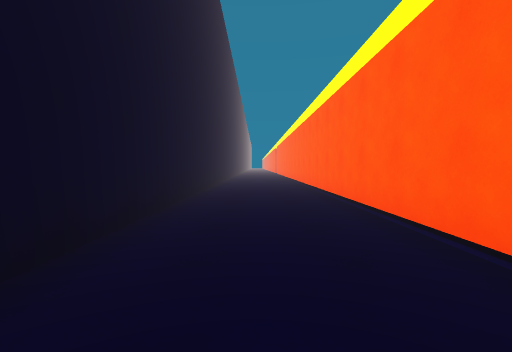
view 1 (above)

16 first-person views from a walk through a 3-D level made in the Unity game engine. The camera is 1.2 m above the floor, tilts 2° down and sees 85° across. The floor is counted in squares, 2 m on a side. Each view is taken from the middle of a square. On the plan, view 1 faces up. The plan holds only what a view shows up to about 9 squares ahead; the rest is blank. The place goes on beyond the plan. The player character is not drawn.

view 2
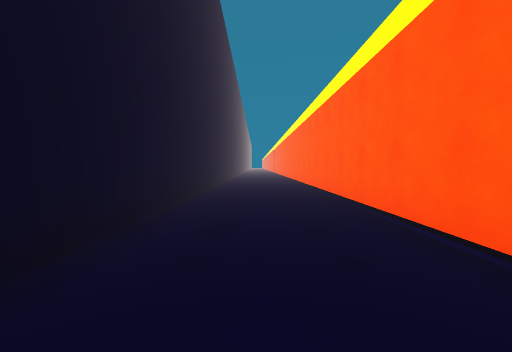

view 3
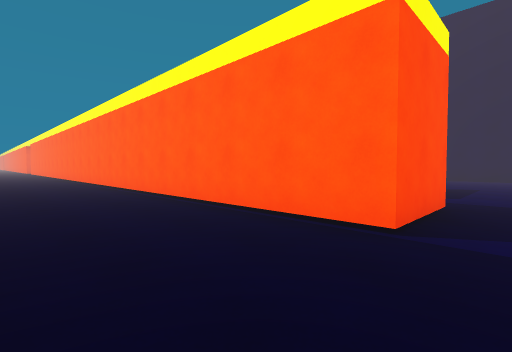

view 4
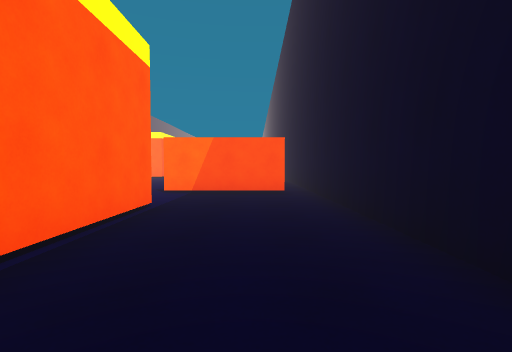

view 5
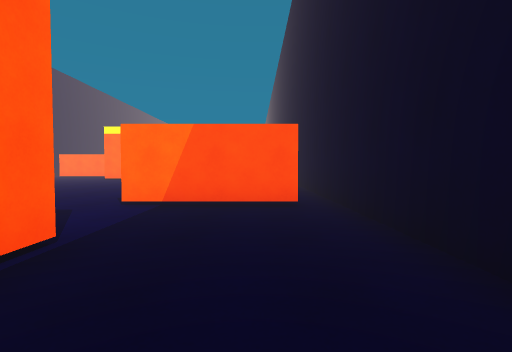

view 6
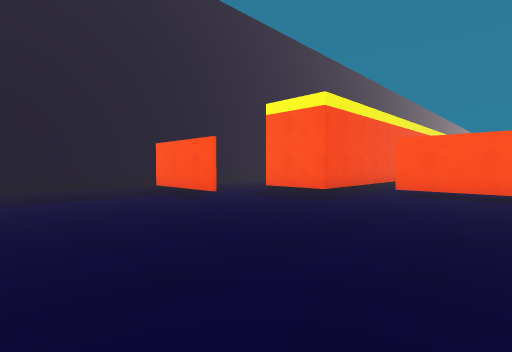

view 7
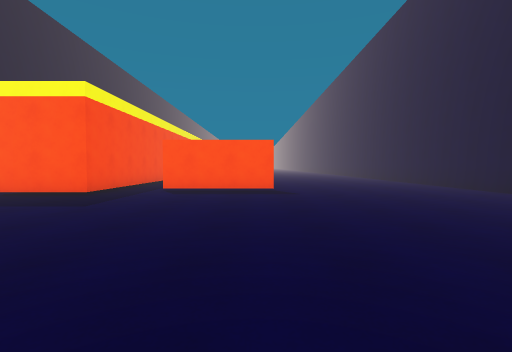

view 8
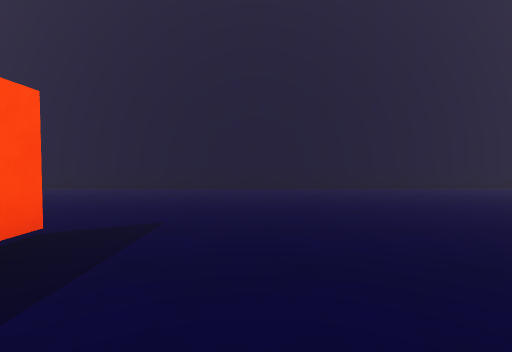

view 9
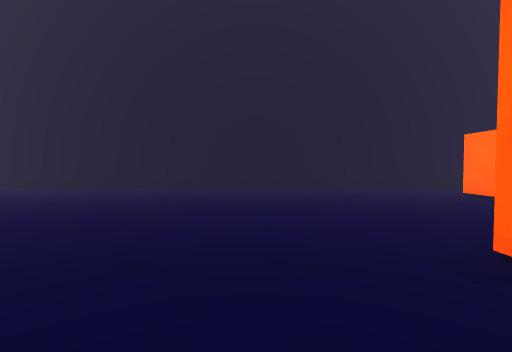

view 10
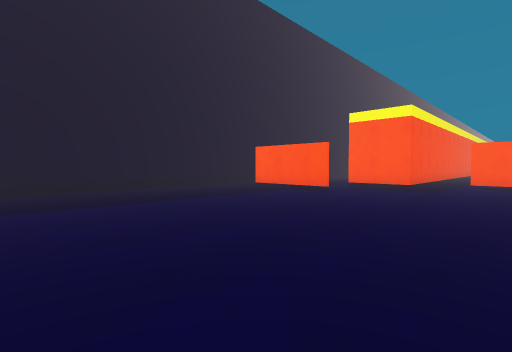

view 11
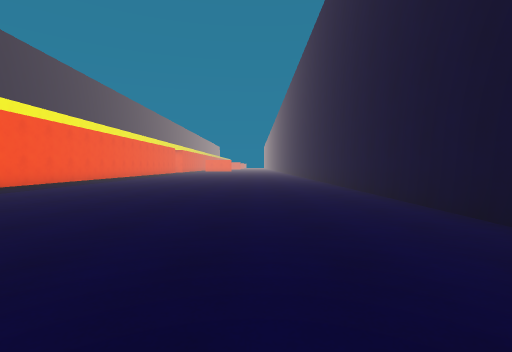

view 12
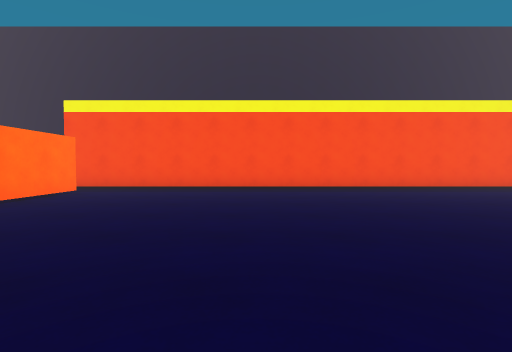

view 13
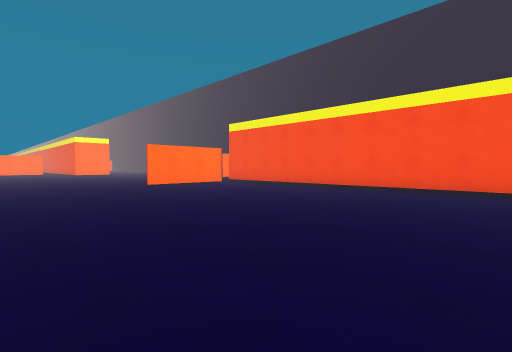

view 14
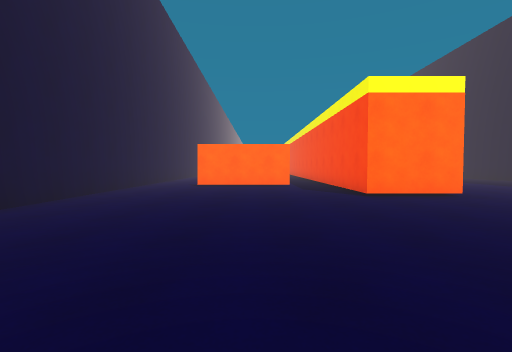

view 15
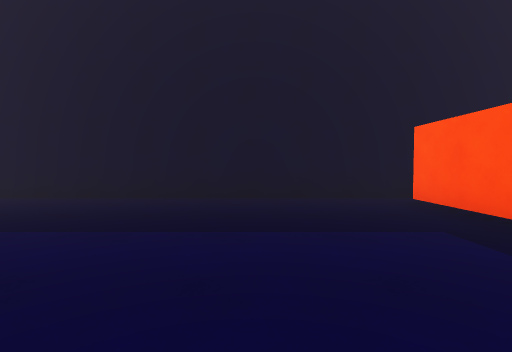

view 16
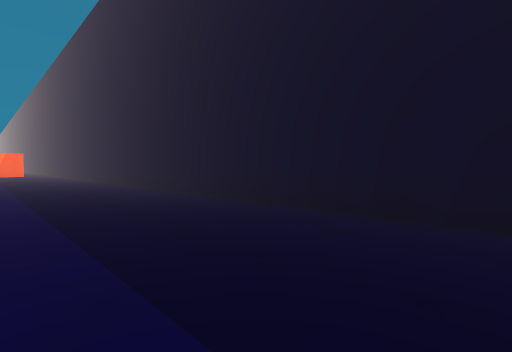

### Floor plan
Points are (right, up) in squares from view 1. A wall is a line through its corners. A room is listed if a view was taken in it or the views show most of it. See-through windows are left out.
Room 1 (views 1, 2, 3, 4, 5)
walls: (1.6, -2.2) (1.6, 7.5); (-1.3, 7.5) (-1.3, -3.5); (-0.8, -4.3) (2.1, -4.3)
ways out: opening at (-1, -4) to room 2; opening at (2, -3) to room 2
Room 2 (views 6, 7, 8, 9, 10, 11, 12, 13, 14, 15, 16)
walls: (4.9, -12.5) (6.8, -12.5) (6.8, -14.5); (2.1, -4.4) (-0.8, -4.4); (4.6, -1) (7.5, -1); (7.5, -1.1) (4.6, -1.1); (-1.3, -3.5) (-1.3, -17.5); (8, -15.3) (10.8, -15.3); (12.5, -14.6) (12.5, 7.1); (3.5, 7.5) (3.5, -2.2) (1.6, -2.2)
ways out: opening at (-1, -4) to room 1; opening at (2, -3) to room 1; opening at (7.5, -15); opening at (11.5, -15)

Where each view was taken, in squares from view 1:
view 1: 0 up, 0 right, facing up
view 2: 2 down, 0 right, facing up
view 3: 3 down, 1 left, facing up-right
view 4: 2 up, 0 right, facing down
view 5: 0 up, 0 right, facing down
view 6: 8 down, 7 right, facing up-left
view 7: 8 down, 7 right, facing up
view 8: 3 down, 5 right, facing right
view 9: 11 down, 5 right, facing right
view 10: 11 down, 6 right, facing up-left
view 11: 2 down, 10 right, facing up
view 12: 3 up, 11 right, facing left
view 13: 7 up, 11 right, facing down-left
view 14: 7 down, 9 right, facing down
view 15: 7 down, 4 right, facing left
view 16: 8 down, 2 right, facing down-left
